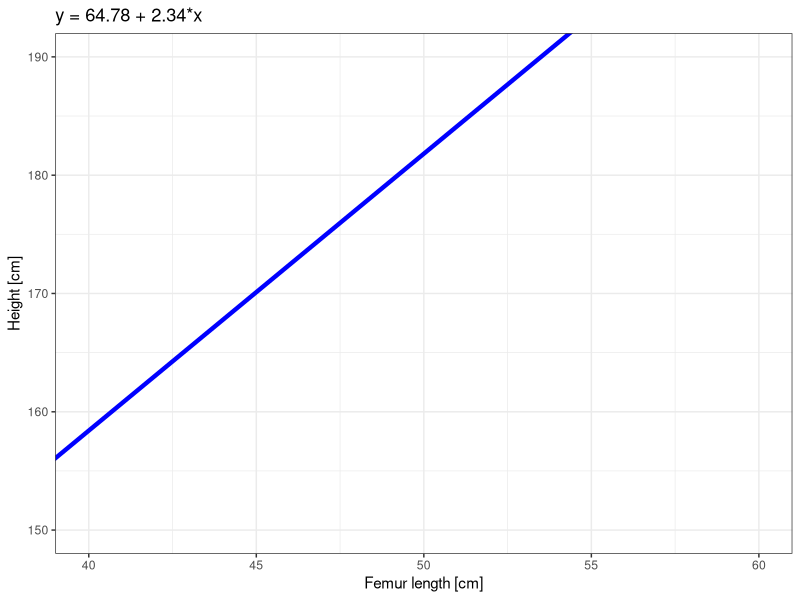
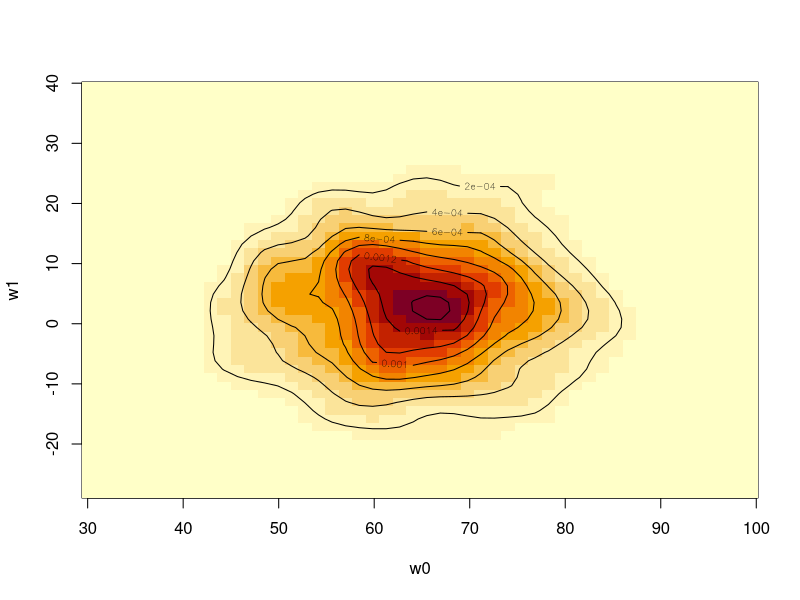
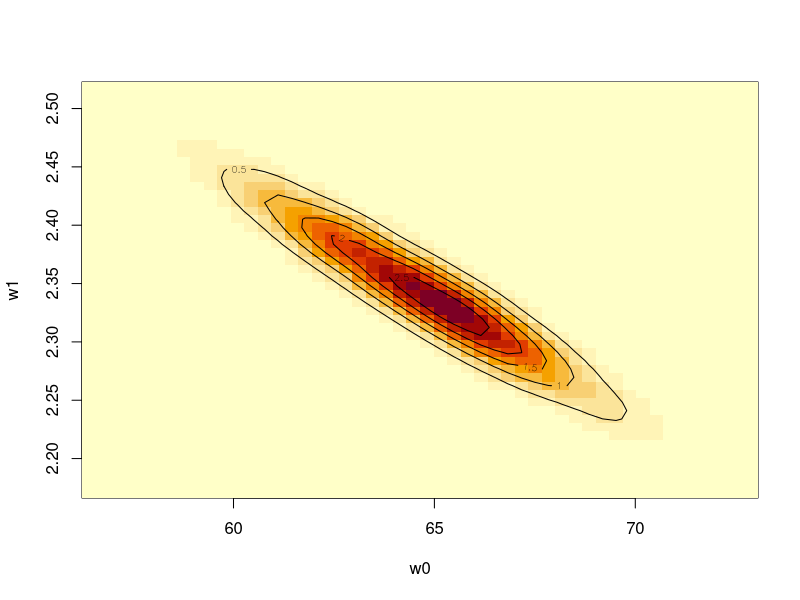
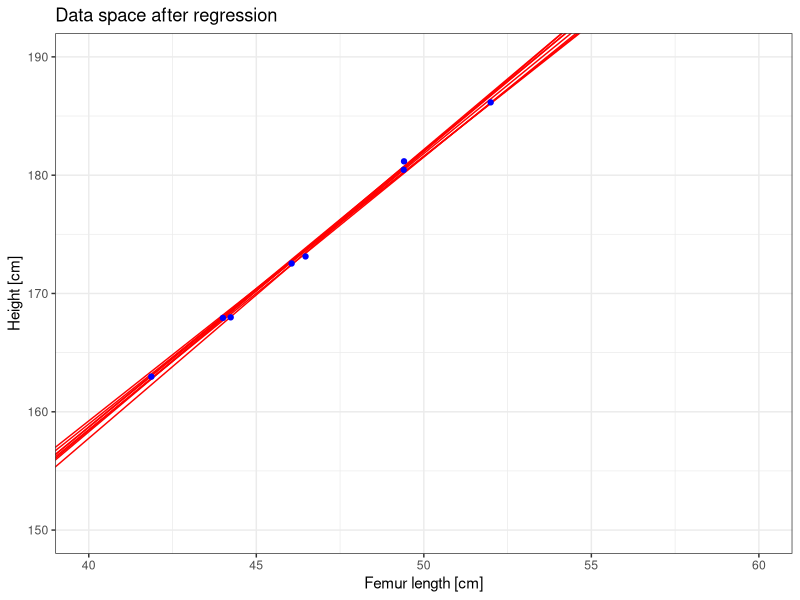
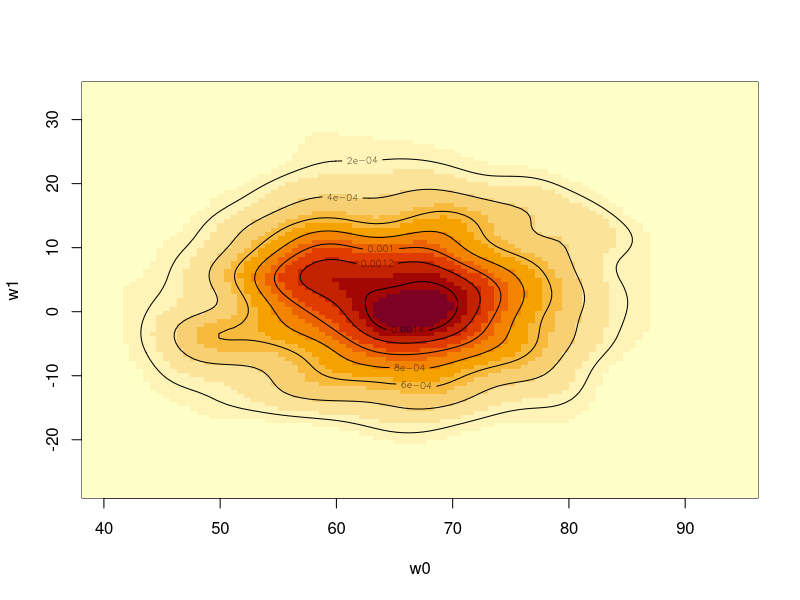
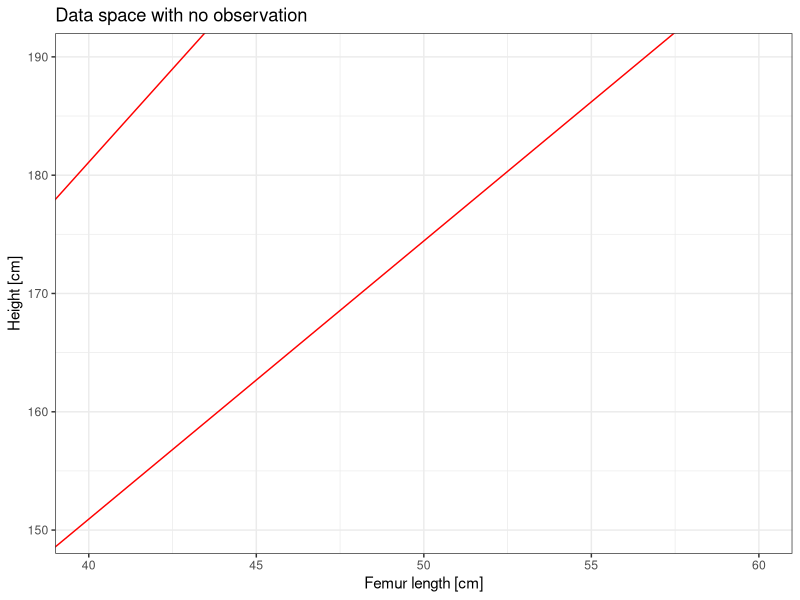
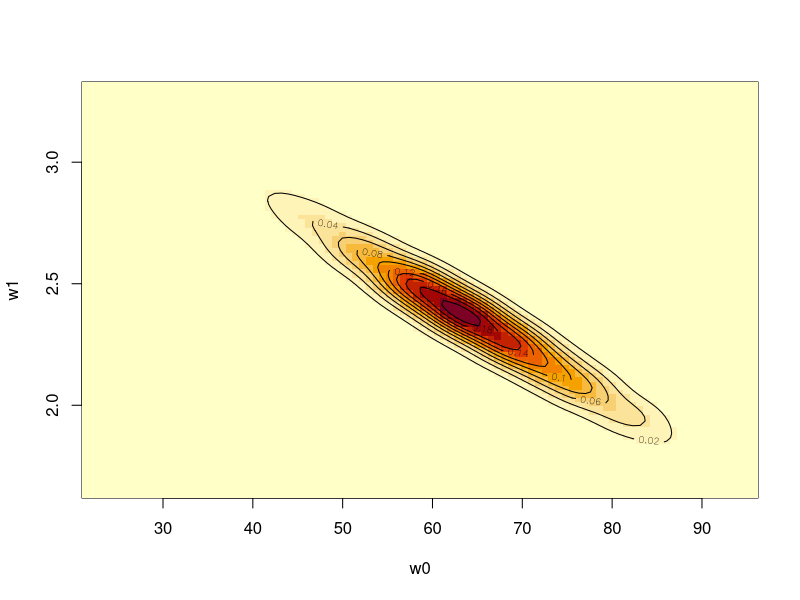
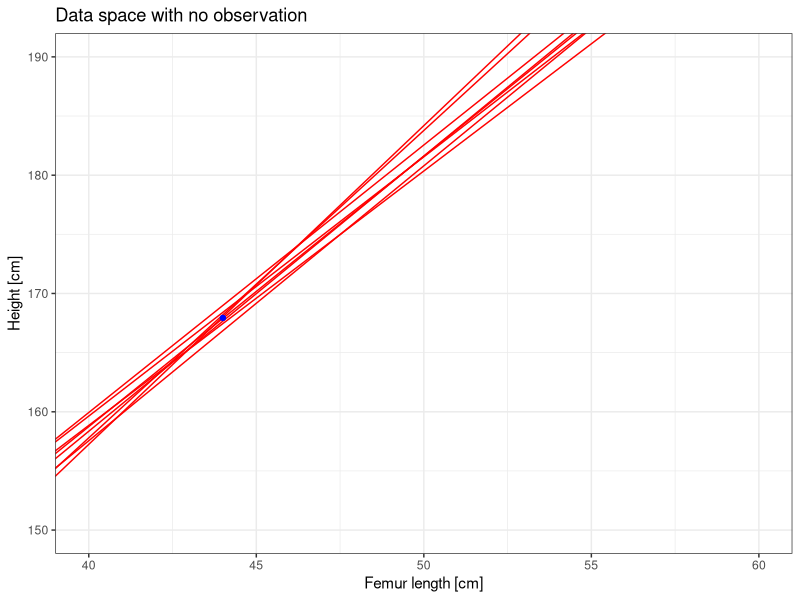

Recreate these plots in R, in order.
#required libraries
library(stringr) 
require(data.table)
require(ggplot2)
require(MASS)
require(mvtnorm)
require(ggthemes)
require(viridis)

dt<-fread("bigdata_xy_2017_1.txt")
names(dt)<-c("femur","height")

dmatrix<-matrix(nrow = 8, ncol = 2)

#Basis function
dmatrix[,1]<-1
dmatrix[,2]<-dt$femur

# Maximum likelihood estimate
w.ml <- solve(t(dmatrix)%*%dmatrix)%*%t(dmatrix)%*%as.matrix(dt$height)
w.ml <- as.vector(w.ml)
w.ml

ggplot()+
  geom_abline(color="blue",slope=w.ml[2],intercept = w.ml[1],size=1.5)+
  scale_x_continuous(limits = c(40,60))+
  scale_y_continuous(limits = c(150,190))+
  theme_bw()+
  labs(title=paste0("y = ",round(as.numeric(w.ml[1]),2)," + ",round(as.numeric(w.ml[2]),2),"*x"),
       x="Femur length [cm]",
       y="Height [cm]")


# Batch Bayesian estimate
noise<-0.5
precision<-(1/noise)^2
alpha<-0.01
mo <- c(65,2.6)
So <- (1/alpha)*diag(2)

bivn <-   mvrnorm(1000, mu = mo, Sigma = So)
bivn.kde <- kde2d(bivn[,1],bivn[,2],n=50)
image(bivn.kde,
xlab = "w0", ylab = "w1")
contour(bivn.kde,add=TRUE)

Sn.solved <- solve(So)+precision*t(dmatrix)%*%dmatrix  
Sn<-solve(Sn.solved)

mn <- Sn%*%(solve(So)%*%mo+precision*t(dmatrix)%*%as.matrix(dt$height))
mn <- as.vector(mn)

bivn <-   mvrnorm(1000, mu = mn, Sigma = Sn)
bivn.kde <- kde2d(bivn[,1],bivn[,2],n=50)
image(bivn.kde,
xlab = "w0", ylab = "w1")
contour(bivn.kde,add=TRUE)

#selection 8 lines fitted lines from the data space, as an example
x<-rmvnorm(n=8,mean=mn,sigma=Sn)
x<-as.data.table(x)
names(x)<-c("wo","w1")
x[,x:=dt[,1]]
x[,y:=wo+w1*x]

ggplot()+
  geom_abline(color="red",slope=x$w1,intercept = x$wo)+
  geom_point(data=dt,aes(x=femur,y=height),color="blue",size=1.5)+
  scale_x_continuous(limits = c(40,60))+
  scale_y_continuous(limits = c(150,190))+
  theme_bw()+
  labs(title=paste0("Data space after regression"),
       x="Femur length [cm]",
       y="Height [cm]")


# Sequential Bayesian estimate

mo <- c(65,2.6)
So <- (1/alpha)*diag(2)

mlist<-list()
Slist<-list()
ppost<-list()
pprior<-list()


mlist[[1]]<-mo
Slist[[1]]<-So

wo.scan <- seq(0,100,0.05)
w1.scan <- seq(1,5,0.01)

for(i in 1:nrow(dt)){

  Sn.solved <- solve(So)+precision*as.matrix(dmatrix[i,])%*%t(dmatrix[i,])  
  Sn<-solve(Sn.solved)
  mn <- Sn%*%(solve(So)%*%mo+precision*t(dmatrix)%*%as.matrix(dt$height))
  mn <- Sn%*%(solve(So)%*%as.matrix(mo)+precision*as.matrix(dmatrix[i,])%*%as.matrix(dt[i,2]))
  mn <- as.vector(mn)
  w.post.grid<-expand.grid(wo=wo.scan,w1=w1.scan)
  w.post.grid<-as.data.table(w.post.grid)
  w.post.grid[,p:=dmvnorm(w.post.grid,mean=mn,sigma=Sn)]
  
  ppost[[i]]<-ggplot(w.post.grid,aes(wo,w1))+geom_point(aes(colour=p),alpha=0.25)+
    scale_colour_viridis()+labs(title=paste0("# of observations: ",i))+
    scale_x_continuous(limits = c(40,100))+
    scale_y_continuous(limits = c(1.5,3.5))
  
  mlist[[i+1]]<-mn
  Slist[[i+1]]<-Sn
  mo<-mn
  So<-Sn
}


#OUTPUT EXAMPLES
#For first prior

i<-0
bivn <-   mvrnorm(1000, mu = mlist[[i+1]], Sigma = Slist[[i+1]])
bivn.kde <- kde2d(bivn[,1],bivn[,2],n=100)
image(bivn.kde,xlab = "w0", ylab = "w1")
contour(bivn.kde,add=TRUE)

x<-rmvnorm(n=32,mean=mlist[[i+1]],sigma=Slist[[i+1]])
x<-as.data.table(x)
names(x)<-c("wo","w1")
x[,x:=dt[,1]]
x[,y:=wo+w1*x]

ggplot()+
geom_abline(color="red",slope=x$w1,intercept = x$wo)+
scale_x_continuous(limits = c(40,60))+
scale_y_continuous(limits = c(150,190))+
theme_bw()+
labs(title=paste0("Data space with no observation"),
x="Femur length [cm]",
y="Height [cm]")

#After first iteration
i<-1
bivn <-   mvrnorm(1000, mu = mlist[[i+1]], Sigma = Slist[[i+1]])
bivn.kde <- kde2d(bivn[,1],bivn[,2],n=100)
image(bivn.kde,xlab = "w0", ylab = "w1")
contour(bivn.kde,add=TRUE)

x<-rmvnorm(n=8,mean=mlist[[i+1]],sigma=Slist[[i+1]])
x<-as.data.table(x)
names(x)<-c("wo","w1")
x[,x:=dt[,1]]
x[,y:=wo+w1*x]

ggplot()+
  geom_abline(color="red",slope=x$w1,intercept = x$wo)+
  geom_point(data=dt[1:i,],aes(x=femur,y=height),color="blue",size=1.5)+
  scale_x_continuous(limits = c(40,60))+
  scale_y_continuous(limits = c(150,190))+
  theme_bw()+
  labs(title=paste0("Data space with no observation"),
       x="Femur length [cm]",
       y="Height [cm]")


#After two iterations
i<-2
bivn <-   mvrnorm(1000, mu = mlist[[i+1]], Sigma = Slist[[i+1]])
bivn.kde <- kde2d(bivn[,1],bivn[,2],n=100)
image(bivn.kde,xlab = "w0", ylab = "w1")
contour(bivn.kde,add=TRUE)

x<-rmvnorm(n=8,mean=mlist[[i+1]],sigma=Slist[[i+1]])
x<-as.data.table(x)
names(x)<-c("wo","w1")
x[,x:=dt[,1]]
x[,y:=wo+w1*x]

ggplot()+
  geom_abline(color="red",slope=x$w1,intercept = x$wo)+
  geom_point(data=dt[1:i,],aes(x=femur,y=height),color="blue",size=1.5)+
  scale_x_continuous(limits = c(40,60))+
  scale_y_continuous(limits = c(150,190))+
  theme_bw()+
  labs(title=paste0("Data space with no observation"),
       x="Femur length [cm]",
       y="Height [cm]")


#PREDICTING THE HEIGHT OF A PERSON WHOSE FEMUR IS 48CM LONG
aux<-c(1,48)
var<-1/precision+t(as.matrix(aux))%*%Sn%*%as.matrix(aux)
var<-as.numeric(var)

aux.x<-seq(90,190,0.01)
aux.y<-dnorm(aux.x,mean=as.numeric(t(as.matrix(mn))%*%as.matrix(aux)), sd=var)
df<-data.table(height=aux.x,prob=aux.y)

ggplot(df,aes(x=height,y=prob))+geom_area(fill="#59afc6")+
  labs(x="height [cm]",
       y="P(height | femur = 48 [cm])")+
  theme_classic()+
  scale_x_continuous(limits = c(170,180))+
  theme(legend.position = "none") 
